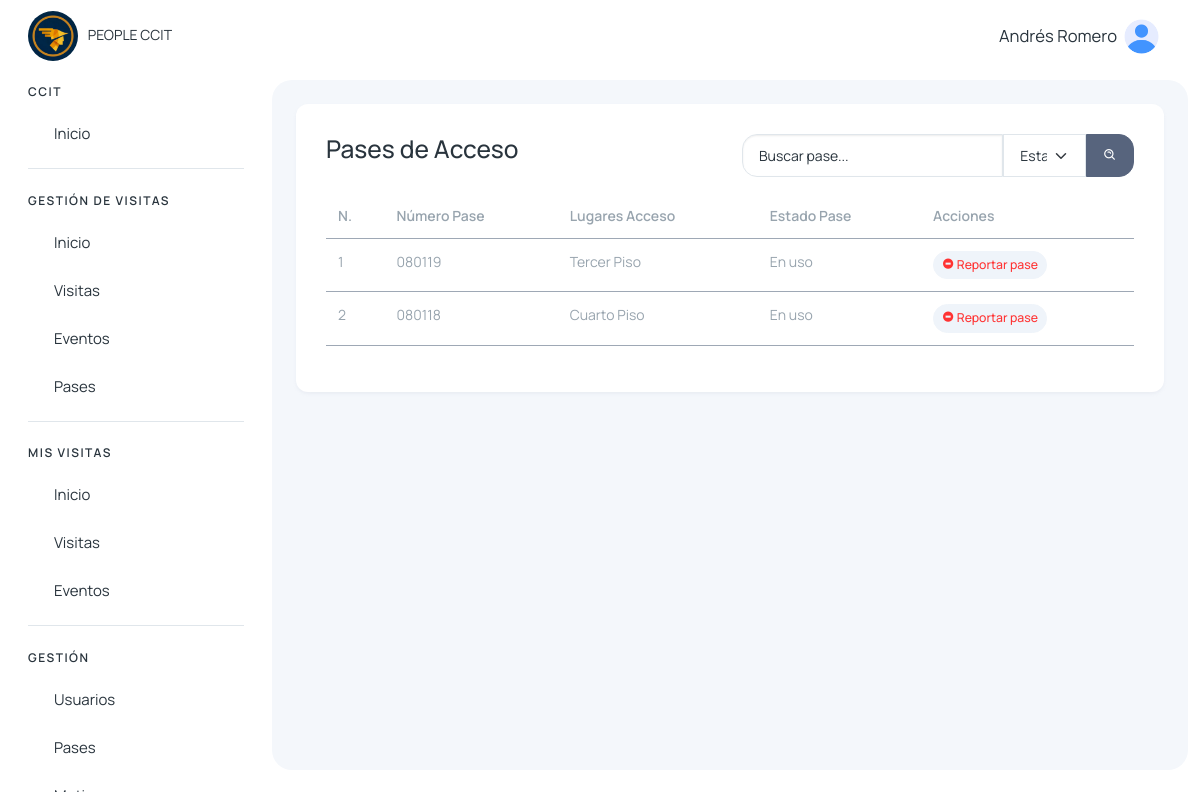
Page /visitas/buscar_pase_recepcion (signed in) on the earlier database version.
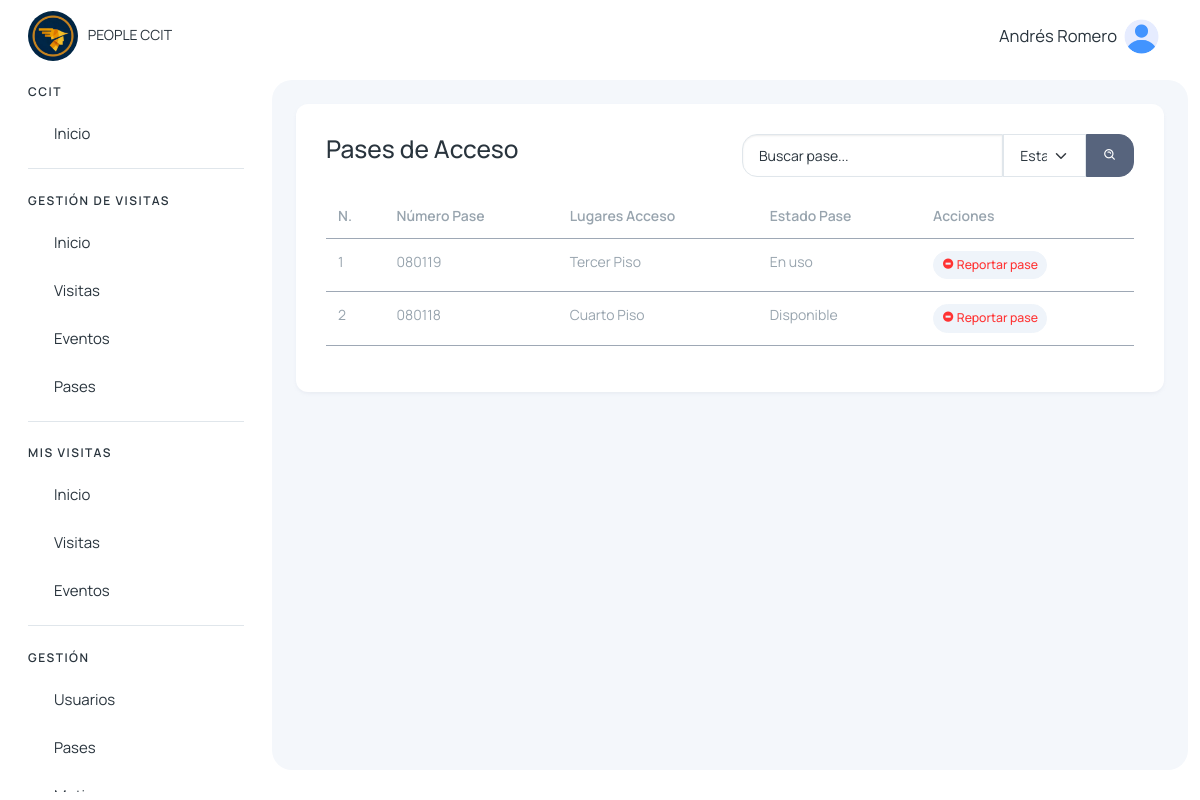
Same page on the later database version.
### pases/models.py (models this page shows, shortened)
class PaseAcceso(models.Model):
    numero_pase = models.CharField(max_length=50, unique=True)
    lugares_acceso = models.TextField()
    estado = models.CharField(max_length=50, choices=[('activo', 'Activo'), ('inactivo', 'Inactivo')])
    estado_pase = models.CharField(max_length=50)
    comentario_reporte = models.CharField(max_length=500, null=True, blank=True)
    created_at = models.DateTimeField(auto_now_add=True)
    updated_at = models.DateTimeField(auto_now=True)

### visitantes/views.py (the view)
# urls.py: path('visitas/buscar_pase_recepcion', views.buscar_pase_recepcion, name='buscar_pase_recepcion'),
@login_required
def buscar_pase_recepcion(request):
    q = request.GET.get('q', '').strip()
    estado_pase = request.GET.get('estado_pase', '').strip()
    filtros = Q()
    if q:
        filtros &= Q(numero_pase__icontains=q)
    if estado_pase and estado_pase.lower() != "estado":
        filtros &= Q(estado_pase=estado_pase)
    pases = PaseAcceso.objects.filter(filtros)
    context = {
        'query': q,
        'estado_pase': estado_pase,
        'pases': pases,
    }
    return render(request, 'visitantes/recepcion/principales/pases.html', context)

### usuarios/templatetags/menu_tags.py (called while the page is built)
@register.simple_tag(takes_context=True)
def active(context, *url_names):
    request = context.get('request')
    if not request:
        return ''
    current_url = request.resolver_match.url_name
    if current_url in url_names:
        return 'active'
    return ''

### visitantes/context_processors.py (called while the page is built)
def grupos_usuario(request):
    if request.user.is_authenticated:
        grupos = request.user.groups.all()
        usuarios = User.objects.filter(is_active=True)  # Solo usuarios activos
    else:
        grupos = []
        usuarios = []
    return {
        'user_grupos': grupos,
        'users': usuarios,
    }

### templates/visitantes/recepcion/principales/pases.html (shortened to what this page needs)
{% extends 'layout/layout.html' %}
{% block content %}
{% load static %}
<div>
    <div class="mb-3 row d-flex justify-content-between" data-aos="zoom-in">
        <div class="col-auto">
            <h3>Pases de Acceso</h3>
        </div>
        <div class="col-6">
            <form action="{% url 'buscar_pase_recepcion' %}" class="d-flex">
                <input type="search" class="form-control" name="q" id="search_visita" placeholder="Buscar pase..." style="border-radius: 15px 0px 0px 15px;" {% if query %} value="{{query}}" {% endif %}>
                <select class="form-select busqueda_visita" name="estado_pase" id="estado_pase" style="border-radius: 0px; width: 25%;">
                    <option selected>Estado</option>
                </select>
                <button type="submit" class="btn btn-secondary" style="border-radius: 0px 15px 15px 0px;">
                    <i class='bx bx-search-alt'></i>
                </button>
            </form>
        </div>
    </div>
    <table class="table table-hover table-sm" data-aos="zoom-in">
        <thead>
            <tr>
                <th>N.</th>
                <th>Número Pase</th>
                <th>Lugares Acceso</th>
                <th>Estado Pase</th>
                <th>Acciones</th>
            </tr>
        </thead>
        <tbody>
            {% for pase in pases %}
                <tr>
                    <td class="col-auto">{{ forloop.counter }}</td>
                    <td class="col-auto">{{ pase.numero_pase }}</td>
                    <td class="col-auto">{{ pase.lugares_acceso }}</td>
                    <td class="col-auto">{{ pase.estado_pase }}</td>
                    <td class="col-auto">
                        <button class="btn btn-light btn-sm text-danger" data-url="{% url 'delete_user' user.id %}" data-bs-toggle="modal" data-bs-target="#modalEliminarPase{{pase.id}}">
                            <i class='bx bxs-no-entry'></i> Reportar pase
                        </button>
                    </td>
                </tr>
            {% empty %}
                <tr>
                    <td colspan="6" class="text-center">No hay pases para mostrar.</td>
                </tr>
            {% endfor %}
        </tbody>
    </table>
</div>
{% endblock %}

Differences in the rows shown:
changed PaseAcceso "Cuarto Piso": estado_pase "En uso" → "Disponible"
